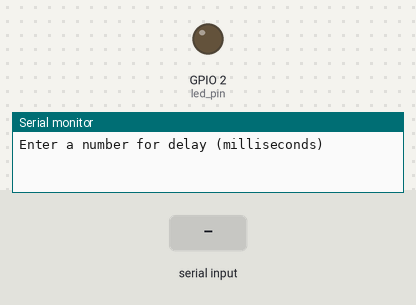
Bench run of a sketch on a simulated ESP32. On the bench: output pins drawn as LEDs (lit = HIGH), the last lines printed to the serial monitor. Dashed ring = blinking. The inputs (shaded band) are chosen by the test bench.

Above: at 1.8 s.
1.9 s: "90,45\n" received over Serial
At 6.8 s:
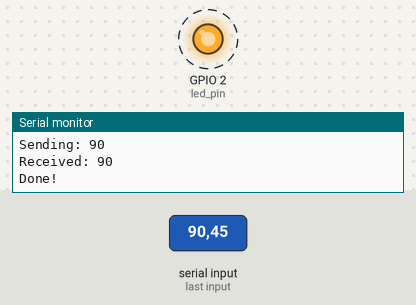
Timing chart, 0 to 10.9 s (numbered marks = the images above; inputs shaded):
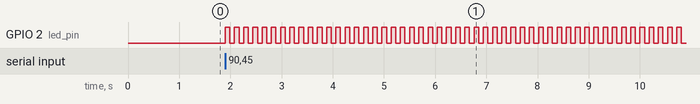

Measured:
- after the input at 1.9 s, GPIO 2 (led_pin): alternates HIGH for 0.09 s and LOW for 0.09 s, starting at once

The sketch:

Mutex.ino
```cpp
static const int led_pin = 2;
static SemaphoreHandle_t mutex;

void blinkLED(void *parameters)
{

  xSemaphoreTake(mutex, portMAX_DELAY);
  int num = *(int *)parameters;
  xSemaphoreGive(mutex);
  Serial.print("Received: ");
  Serial.println(num);

  while (1) {
    digitalWrite(led_pin, HIGH);
    vTaskDelay(num / portTICK_PERIOD_MS);
    digitalWrite(led_pin, LOW);
    vTaskDelay(num / portTICK_PERIOD_MS);
  }
}


void setup()
{
  long int delay_arg;
  pinMode(led_pin, OUTPUT);
  Serial.begin(9600);
  vTaskDelay(1000 / portTICK_PERIOD_MS);
  Serial.println("Enter a number for delay (milliseconds)");
  while (Serial.available() <= 0);
    delay_arg = Serial.parseInt();
  Serial.print("Sending: ");
  Serial.println(delay_arg);
  mutex = xSemaphoreCreateMutex();
  xTaskCreatePinnedToCore(blinkLED,"Blink LED",1024,(void *)&delay_arg,1,NULL,1);
  vTaskDelay(portTICK_PERIOD_MS);
  xSemaphoreTake(mutex, portMAX_DELAY);
  Serial.println("Done!");
}

void loop() {
  vTaskDelay(1000 / portTICK_PERIOD_MS);
}
```
